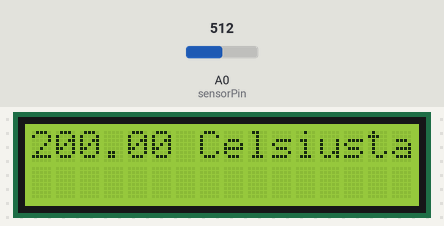
The sketch below on a simulated Arduino Uno, built with avr-gcc and run on an emulated ATmega328P. On the bench: 16×2 character LCD. Inputs (shaded band) come from the test bench; at power-on: A0 (sensorPin) = 512. What the sketch prints to the serial monitor is not drawn.

Above: at 3.6 s.
3.7 s: A0 (sensorPin) set to 716
At 10.0 s:
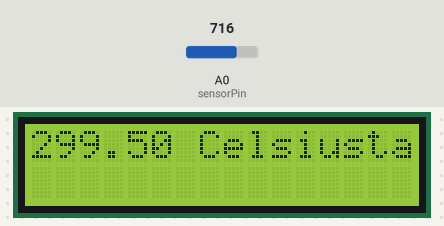
10.6 s: A0 (sensorPin) set to 900
At 15.8 s:
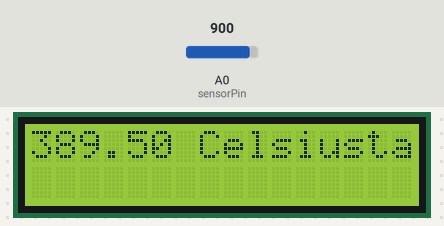
16.6 s: A0 (sensorPin) set to 1023
At 21.7 s:
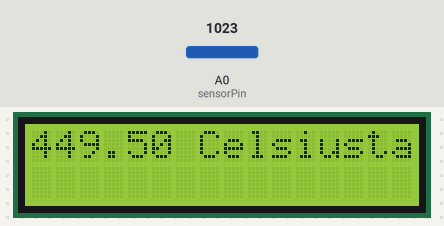
Timing chart, 0 to 23.2 s (numbered marks = the images above; inputs shaded):
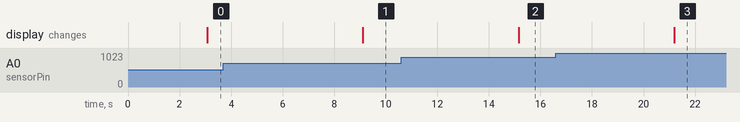

The sketch:

A_Harjoitus9.ino
```cpp
#include <LiquidCrystal.h>

const int rs = 12, en = 11, d4 = 5, d5 = 4, d6 = 3, d7 = 2;
LiquidCrystal lcd(rs, en, d4, d5, d6, d7);


float temp;
float tempT;
int sensorPin = 0;

void setup() {
  Serial.begin(9600);
  lcd.begin(16, 2);
}


void loop() {
  lueAsteet();
  delay(3000);
 printtaa();

}

void lueAsteet(){
 int reading = analogRead(sensorPin);
 float voltage = reading * 5.0;
 voltage /= 1024.0;
 temp = (voltage - 0.5) * 100 ;
 tempT =temp;
}

void printtaa() {
  temp = (floor((temp*2)+0.5)/2);

  lcd.clear();
  lcd.setCursor(0,0);
  String eka = " Celsiusta";
  String stringi = temp + eka;
  Serial.print(tempT); Serial.println(" Celsius- astetta");
  Serial.print(stringi); Serial.println(" Celsius- astetta LCD- näytössä");
  lcd.print(stringi);
}
```

Measured:
- after the input at 3.7 s, the display: changes after 5.4 s (image 1)
- after the input at 10.6 s, the display: changes after 4.6 s (image 2)
- after the input at 16.6 s, the display: changes after 4.6 s (image 3)
